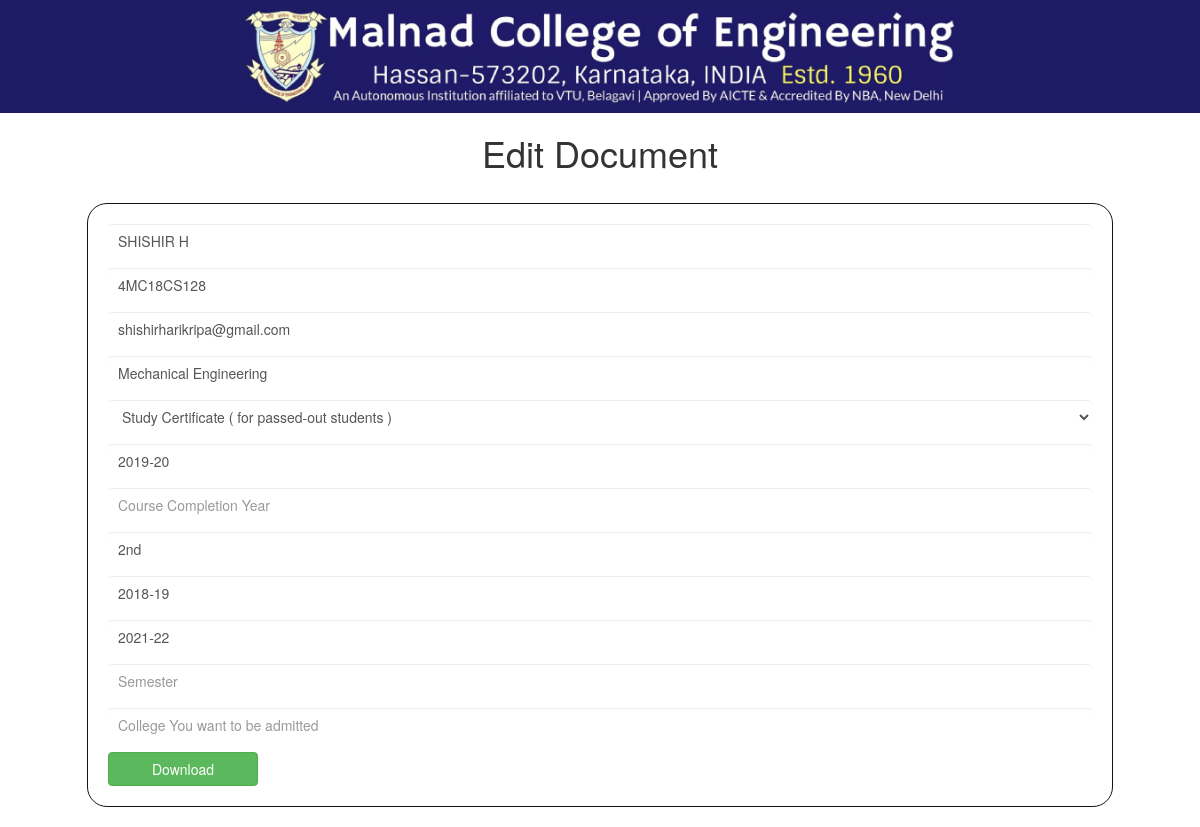
The page /php/edit_page.php?id=3 on the database its author committed.
### tables this page shows
CREATE TABLE `student_data` (
  `id` int(11) NOT NULL,
  `name` varchar(255) NOT NULL,
  `usn` varchar(255) NOT NULL,
  `email` varchar(255) NOT NULL,
  `branch` varchar(255) NOT NULL,
  `doc_type` int(50) NOT NULL,
  `document_name` varchar(255) NOT NULL,
  `cur_ac_year` varchar(255) NOT NULL,
  `cou_comp_year` varchar(255) NOT NULL,
  `year` varchar(255) NOT NULL,
  `start_year` varchar(255) NOT NULL,
  `completion_year` varchar(255) NOT NULL,
  `sem` varchar(255) NOT NULL,
  `college` varchar(255) NOT NULL,
  `sem1` varchar(255) NOT NULL,
  `sem2` varchar(255) NOT NULL,
  `sem3` varchar(255) NOT NULL,
  `sem4` varchar(255) NOT NULL,
  `sem5` varchar(255) NOT NULL,
  `sem6` varchar(255) NOT NULL,
  `sem7` varchar(255) NOT NULL,
  `sem8` varchar(255) NOT NULL,
  `date` varchar(255) NOT NULL
);

### php/dbOps.php (called while the page is built, shortened)
<?php
include './config.php';
class Mysql extends Dbconfig    {
    public $connectionString;
        protected $databaseName;
        protected $userName;
        protected $passCode;
    function Mysql()    {
        $this -> connectionString = NULL;
                $dbPara = new Dbconfig();
                $this -> databaseName = $dbPara -> dbName;
                $this -> userName = $dbPara -> userName;
                $this -> passCode = $dbPara ->passCode;
    }
    function dbConnect()    {
        $this -> connectionString = mysqli_connect($this -> serverName,$this -> userName,$this -> passCode);
        mysqli_select_db($this -> connectionString,$this -> databaseName);
        return $this -> connectionString;
    }
    function selectFreeRun($query)  {
        $this -> dataSet = mysqli_query($this -> connectionString,$query);
        return $this -> dataSet;
    }
    }
?>

### php/config.php (called while the page is built, shortened)
<?php
class Dbconfig {
    function Dbconfig() {
        $this -> serverName = 'localhost';
        $this -> userName = 'root';
        $this -> passCode = '';
        $this -> dbName = 'mce_cert';
    }
}
?>

### php/edit_page.php (the view, shortened to what this page needs)
<?php
    require_once './dbOps.php';
    $sql = new Mysql();
    if(isset($_GET['id'])){
        $id = $_GET['id'];
    }elseif(isset($_POST['id'])){
        $id = $_POST['id'];
    };
    $query = "SELECT * FROM student_data WHERE id = $id";
    $res = $sql->selectFreeRun($query);
    while ($row = $res->fetch_assoc()) {
        $name = $row['name'];
        $usn = $row['usn'];
        $email = $row['email'];
        $branch = $row['branch'];
        $document = $row['doc_type'];
        $reqstdDoc = $row['document_name'];
        $cur_ac_year = $row['cur_ac_year'];
        $cou_comp_year  = $row['cou_comp_year'];
        $year = $row['year'];
        $start_year = $row['start_year'];
        $completion_year = $row['completion_year'];
        $sem = $row['sem'];
        $college = $row['college'];
    }
?>
<!DOCTYPE html>
<html lang="en">
<head>
    <link rel="stylesheet" href="https://maxcdn.bootstrapcdn.com/bootstrap/3.4.0/css/bootstrap.min.css">
    <link rel="stylesheet" href="../styles/style.css">
</head>
<body>
    <div class="header">
        <img src="../assets/header.jpg" alt="header">
    </div>
    <div class="sub-header">
        <h1>Edit Document</h1>
    </div>
    <div class="container mt-10">
        <form action="./make_pdf.php" method="post" id="form" class="form" style = "width:90%">
             <input type="text" placeholder="Full Name" name="name" class="form-control" id="fullname" onkeyup="this.value = this.value.toUpperCase();" value ="<?php echo  $name ?>" required>
            <input type="text" placeholder="USN"  name="usn" class="form-control" id="CAP-USN" maxlength="10" onkeyup="this.value = this.value.toUpperCase();" pattern = "^4MC[0-9]{2}[A-Za-z]{2}[0-9]{3}$"  value ="<?php echo  $usn ?>" required>
            <input type="text" placeholder="Email" name="mailId" class="form-control" pattern="[a-z0-9._%+-]+@[a-z0-9.-]+\.[a-z]{2,3}$" value ="<?php echo  $email ?>" required>
            <input type="text" placeholder="Branch" name="branch" class="form-control" value ="<?php echo  $branch ?>" required>
            <select class="form-control" name="document" id = "doc">
              <option value="<?php echo "$document" ?>" hidden selected><?php echo $reqstdDoc ?></option>
          </select>
          <input type="text" placeholder="Current Academic Year Ex. 2019-20" name="curAcYear" class="form-control" id="curAcYear" pattern="^[1-9][0-9]{3}-[0-9]{2}$" value ="<?php echo  $cur_ac_year ?>">
          <input type="text" placeholder="Course Completion Year" name="courseCompYear" class="form-control" id="courseCompYear" value ="<?php echo  $cou_comp_year ?>">
          <input type="text" placeholder="Year Ex. 1st,2nd,3rd,4th" name="year" class="form-control" id="year" pattern="^(1st|2nd|3rd|4th)$" value ="<?php echo  $year ?>">
          <input  type="text" placeholder="From Academic Year ex : 2018-19" name="startYear" class="form-control" id="startYear"  pattern="^[1-9][0-9]{3}-[0-9]{2}$" value ="<?php echo  $start_year ?>">
          <input type="text" placeholder="To Academic Year ex : 2021-22" name="completionYear" class="form-control" id="completionYear" pattern="^[1-9][0-9]{3}-[0-9]{2}$" value ="<?php echo  $completion_year ?>">
          <input type="text" placeholder="Semester" name="sem" class="form-control" id="sem" value ="<?php echo  $sem ?>">
          <input type="text" placeholder="College You want to be admitted" name="college" class="form-control" id="college" value ="<?php echo  $college ?>">
        <button  class="btn btn-success" type="submit" name="download" id="btn_sbt">Download</button>
        </form>
    </div>
</body>
</html>

### styles/style.css (style rules this page uses)
* { margin: 0; padding: 0; box-sizing: border-box; }
.header { width: 100%; background-color:rgb(30,28,101); }
.header img { display: block; margin: 0 auto; padding: 1rem 0.5rem; width: 60%; height: auto; }
h1 { text-align: center; }
.form-control { margin-bottom: 1rem; padding: 0.5rem 1rem; border:none; width: 100%; }
.btn { margin: 2rem auto; width: 15rem; }
.form { border: 0.02rem solid rgb(20, 19, 19); border-radius: 2rem; padding: 2rem; width: 40%; margin: 2rem auto; overflow: hidden; }
.btn { margin: 0; }
#fullname { text-transform: uppercase; }
#CAP-USN { text-transform: uppercase; }

### rows shown on the page
student_data: name "SHISHIR H", usn "4MC18CS128", mailId "shishirharikripa@gmail.com", branch "Mechanical Engineering", document "Study Certificate ( for passed-out students )", curAcYear "2019-20", year "2nd", startYear "2018-19", completionYear "2021-22"
